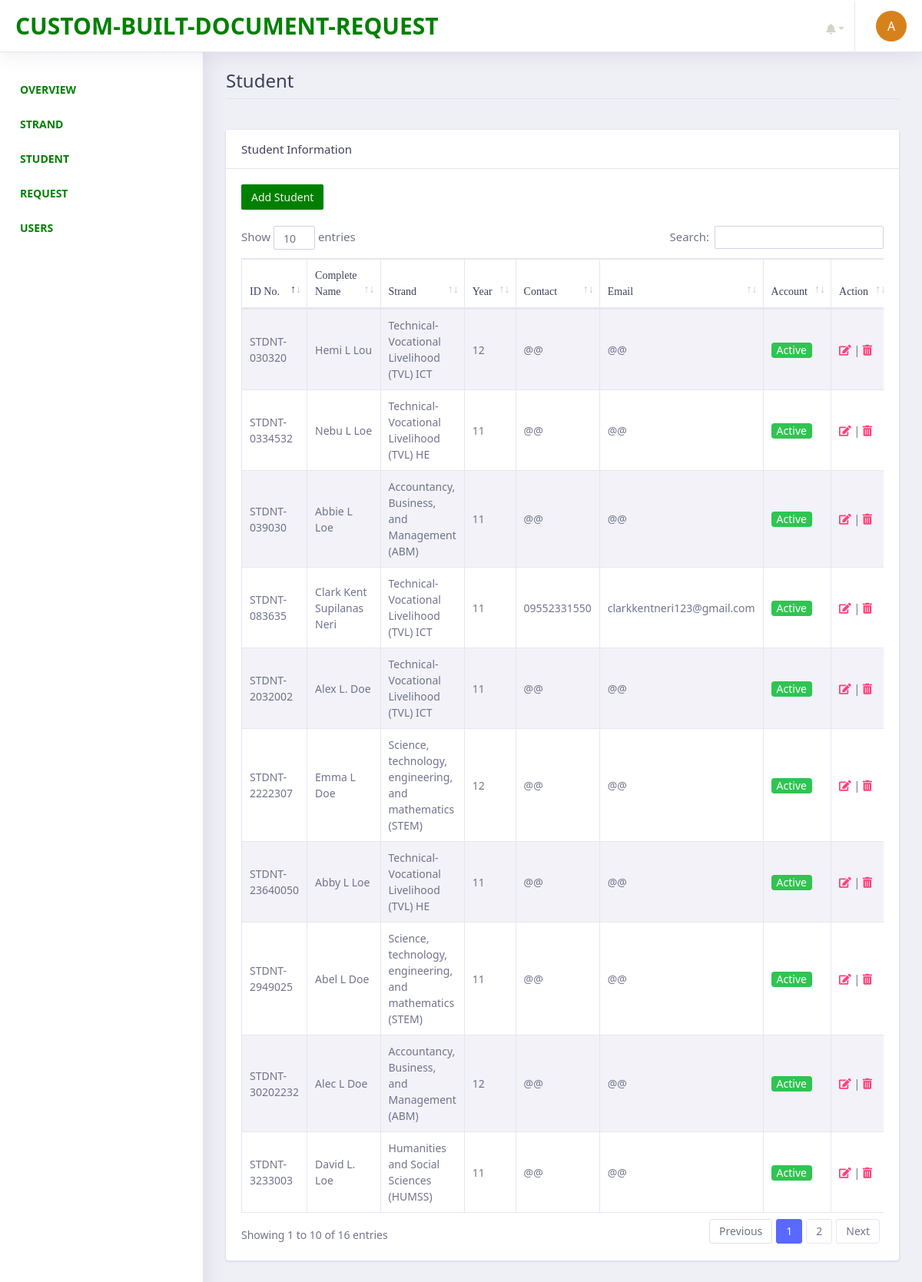
Screenshot of /admin/documents/student.php (signed in) with the database file from the repository.
### tables this page shows
CREATE TABLE `tbl_student` (
  `student_id` int(11) NOT NULL,
  `studentID_no` text NOT NULL,
  `first_name` varchar(255) NOT NULL,
  `middle_name` varchar(255) NOT NULL,
  `last_name` varchar(255) NOT NULL,
  `course` varchar(255) NOT NULL,
  `year_level` varchar(255) NOT NULL,
  `date_ofbirth` varchar(255) NOT NULL,
  `gender` varchar(255) NOT NULL,
  `complete_address` varchar(255) NOT NULL,
  `email_address` varchar(255) NOT NULL,
  `mobile_number` varchar(255) NOT NULL,
  `username` varchar(255) NOT NULL,
  `password` varchar(255) NOT NULL,
  `account_status` text NOT NULL,
  `date_created` date NOT NULL DEFAULT current_timestamp()
);

### admin/init/model/class_model.php (called while the page is built, shortened)
<?php
	class class_model{
		public $host = db_host;
		public $user = db_user;
		public $pass = db_pass;
		public $dbname = db_name;
		public $conn;
		private function connect(){
			$this->conn = new mysqli($this->host, $this->user, $this->pass, $this->dbname);
		}
	    public function fetchAll_student(){
            $sql = "SELECT * FROM  tbl_student";
				$stmt = $this->conn->prepare($sql);
				$stmt->execute();
				$result = $stmt->get_result();
		        $data = array();
		         while ($row = $result->fetch_assoc()) {
		                   $data[] = $row;
		            }
		         return $data;
		  }
	}
?>

### admin/documents/student.php (the view, shortened to what this page needs)
       <?php include('main_header/header.php');?>
         <?php include('left_sidebar/sidebar.php');?>
        <div class="dashboard-wrapper">
            <div class="container-fluid  dashboard-content">
                <div class="row">
                    <div class="col-xl-12 col-lg-12 col-md-12 col-sm-12 col-12">
                        <div class="page-header">
                             <h2 class="pageheader-title"> Student </h2>
                            <div class="page-breadcrumb">
                                <nav aria-label="breadcrumb">
                                    <ol class="breadcrumb">
                                    </ol>
                                </nav>
                            </div>
                        </div>
                    </div>
                </div>
                    <div class="row">
                        <div class="col-xl-12 col-lg-12 col-md-12 col-sm-12 col-12">
                            <div class="card">
                                <h5 class="card-header">Student Information</h5>
                                <div class="card-body">
                                    <div class="table-responsive">
                                        <a href="add-student.php" class="btn btn-sm" style="background-color:rgb(0, 128, 0) !important;
                                        color: rgb(243, 245, 238) !important;"> Add Student</a><br><br>
                                        <table class="table table-striped table-bordered first">
                                            <thead>
                                                <tr>
                                                    <th scope="col">ID No.</th>
                                                    <th scope="col">Complete Name</th>
                                                    <th scope="col">Strand</th>
                                                    <th scope="col">Year</th>
                                                    <th scope="col">Contact</th>
                                                    <th scope="col">Email</th>
                                                    <th scope="col">Account</th>
                                                    <th scope="col">Action</th>
                                                </tr>
                                            </thead>
                                            <tbody>
                                             <?php
                                                $conn = new class_model();
                                                $student = $conn->fetchAll_student();
                                               ?>
                                               <?php foreach ($student as $row) { ?>
                                                <tr>
                                                    <td><?= $row['studentID_no']; ?></td>
                                                    <td><?= $row['first_name'] .' '. $row['middle_name'].' '.$row['last_name']; ?></td>
                                                    <td><?= $row['course']; ?></td>
                                                    <td><?= $row['year_level']; ?></td>
                                                    <td><?= $row['mobile_number']; ?></td>
                                                    <td><?= $row['email_address']; ?></td>
                                                    <td>
                                                     <?php
                                                      if($row['account_status'] === 'Active'){
                                                         echo '<span class="badge bg-success text-white">Active</span>';
                                                         }else if($row['account_status'] === 'Inactive'){
                                                         echo '<span class="badge bg-danger text-white">Inactive</span>';
                                                       }
                                                      ?>
                                                    </td>
                                                    <td class="align-right">
                                                        <a href="edit-student.php?student=<?= $row['student_id']; ?>&student-number=<?php echo $row['studentID_no']; ?>" class="text-secondary font-weight-bold text-xs" data-toggle="tooltip" data-original-title="Edit user">
                                                          <i class="fa fa-edit"></i>
                                                        </a> |
                                                        <a href="javascript:;" data-id="<?= $row['student_id']; ?>" class="text-secondary font-weight-bold text-xs delete" data-toggle="tooltip" data-original-title="Edit user">
                                                          <i class="fa fa-trash-alt"></i>
                                                        </a>
                                                      </td>
                                                </tr>
                                            <?php }?>
                                        </table>
                                    </div>
                                </div>
                            </div>
                        </div>
                    </div>
            </div>
        </div>
    </div>
</body>
</html>

### admin/documents/main_header/header.php (shortened to what this page needs)
<?php
  include('../init/model/class_model.php');
?>
<!doctype html>
<html lang="en">
<head>
    <link rel="stylesheet" href="../assets/vendor/bootstrap/css/bootstrap.min.css">
    <link rel="stylesheet" href="../assets/libs/css/style.css">
    <link rel="stylesheet" href="../assets/vendor/fontawesome-free/css/all.min.css">
    <link rel="stylesheet" type="text/css" href="../assets/vendor/datatables/css/dataTables.bootstrap4.css">
    <link rel="stylesheet" type="text/css" href="../assets/vendor/datatables/css/buttons.bootstrap4.css">
    <link rel="stylesheet" type="text/css" href="../assets/vendor/datatables/css/select.bootstrap4.css">
    <link rel="stylesheet" type="text/css" href="../assets/vendor/datatables/css/fixedHeader.bootstrap4.css">
</head>
<body>
    <div class="dashboard-main-wrapper">
        <div class="dashboard-header">
            <nav class="navbar navbar-expand-lg bg-white fixed-top">
            <a class="navbar-brand" href="index.php"><p style="color: green; font-size: 100%; size: 3em">Custom-Built-Document-Request</p></a>
                <div class="collapse navbar-collapse " id="navbarSupportedContent">
                    <ul class="navbar-nav ml-auto navbar-right-top">
                         <li class="nav-item dropdown">
                            <a class="nav-link nav-user-img" href="#" id="navbarDropdownMenuLink1" data-toggle="dropdown" aria-haspopup="true" aria-expanded="false">
                                <a href="#" class="dropdown-toggle" data-toggle="dropdown"><span class="badge badge-danger count"></span>&nbsp;<i class="fa fa-bell" style="color: black"></i></a>
                        </li>&nbsp;&nbsp;
                        <li class="nav-item dropdown nav-user">
                            <a class="nav-link nav-user-img" href="index.php" id="navbarDropdownMenuLink2" data-toggle="dropdown" aria-haspopup="true" aria-expanded="false"> <div id="profileImage"></div></a>
                        </li>
                    </ul>
                </div>
            </nav>
        </div>

### admin/documents/left_sidebar/sidebar.php (shortened to what this page needs)
<div class="nav-left-sidebar sidebar-dark" style="background-color: white;">
    <div class="menu-list">
        <nav class="navbar navbar-expand-lg navbar-light">
            <div class="collapse navbar-collapse" id="navbarNav">
                <ul class="navbar-nav flex-column">
                    <li class="nav-divider">
                    </li>
                    <li class="nav-item ">
                        <a class="nav-link" href="index.php" style="color: green !important; font-weight: bold;">OVERVIEW <span class="badge badge-success">6</span></a>
                    </li>
                    <li class="nav-item ">
                        <a class="nav-link" href="course.php" style="color: green !important; font-weight: bold;">STRAND <span class="badge badge-success">6</span></a>
                    </li>
                    <li class="nav-item ">
                        <a class="nav-link" href="student.php" style="color: green !important; font-weight: bold;">STUDENT  <span class="badge badge-success">6</span></a>
                    </li>
                    <li class="nav-item ">
                        <a class="nav-link" href="request.php" style="color: green !important; font-weight: bold;">REQUEST <span class="badge badge-success">6</span></a>
                    </li>
                    <li class="nav-item ">
                        <a class="nav-link" href="users.php" style="color: green !important; font-weight: bold;">USERS <span class="badge badge-success">6</span></a>
                    </li>
                </ul>
            </div>
        </nav>
    </div>
</div>

### admin/documents/main_header/header.php (style rules this page uses)
ul.navbar-nav li a { color: rgb(207, 214, 200) !important; }
ul.navbar-nav li a i { color: rgb(207, 214, 200) !important; }
.navbar-brand { font-family:system-ui, -apple-system, BlinkMacSystemFont, 'Segoe UI', Roboto, Oxygen, Ubuntu, Cantarell, 'Open Sans', 'Helvetica Neue', sans-serif !important; color: green !important; }
body, h1, h2, h3, h4, h5, h6, p { font-family: 'system-ui', sans-serif; }
#profileImage { width: 40px; height: 40px; border-radius: 50%; background:#d6821c; font-size: 16px; color: #fff; text-align: center; line-height: 41px; margin: 0px 0; }

### rows the page displays
tbl_student: studentID_no "STDNT-083635", first_name "Clark Kent", middle_name "Supilanas", last_name "Neri", course "Technical-Vocational Livelihood (TVL) ICT", year_level "11", mobile_number "09552331550", email_address "clarkkentneri123@gmail.com", account_status "Active"
tbl_student: studentID_no "STDNT-2032002", first_name "Alex", middle_name "L.", last_name "Doe", course "Technical-Vocational Livelihood (TVL) ICT", year_level "11", mobile_number "@@", email_address "@@", account_status "Active"
tbl_student: studentID_no "STDNT-030320", first_name "Hemi", middle_name "L", last_name "Lou", course "Technical-Vocational Livelihood (TVL) ICT", year_level "12", mobile_number "@@", email_address "@@", account_status "Active"
tbl_student: studentID_no "STDNT-0334532", first_name "Nebu", middle_name "L", last_name "Loe", course "Technical-Vocational Livelihood (TVL) HE", year_level "11", mobile_number "@@", email_address "@@", account_status "Active"
tbl_student: studentID_no "STDNT-23640050", first_name "Abby", middle_name "L", last_name "Loe", course "Technical-Vocational Livelihood (TVL) HE", year_level "11", mobile_number "@@", email_address "@@", account_status "Active"
tbl_student: studentID_no "STDNT-039030", first_name "Abbie", middle_name "L", last_name "Loe", course "Accountancy, Business, and Management (ABM)", year_level "11", mobile_number "@@", email_address "@@", account_status "Active"
tbl_student: studentID_no "STDNT-30202232", first_name "Alec", middle_name "L", last_name "Doe", course "Accountancy, Business, and Management (ABM)", year_level "12", mobile_number "@@", email_address "@@", account_status "Active"
tbl_student: studentID_no "STDNT-2222307", first_name "Emma", middle_name "L", last_name "Doe", course "Science, technology, engineering, and mathematics (STEM)", year_level "12", mobile_number "@@", email_address "@@", account_status "Active"
tbl_student: studentID_no "STDNT-2949025", first_name "Abel", middle_name "L", last_name "Doe", course "Science, technology, engineering, and mathematics (STEM)", year_level "11", mobile_number "@@", email_address "@@", account_status "Active"
tbl_student: studentID_no "STDNT-3233003", first_name "David", middle_name "L.", last_name "Loe", course "Humanities and Social Sciences (HUMSS)", year_level "11", mobile_number "@@", email_address "@@", account_status "Active"
